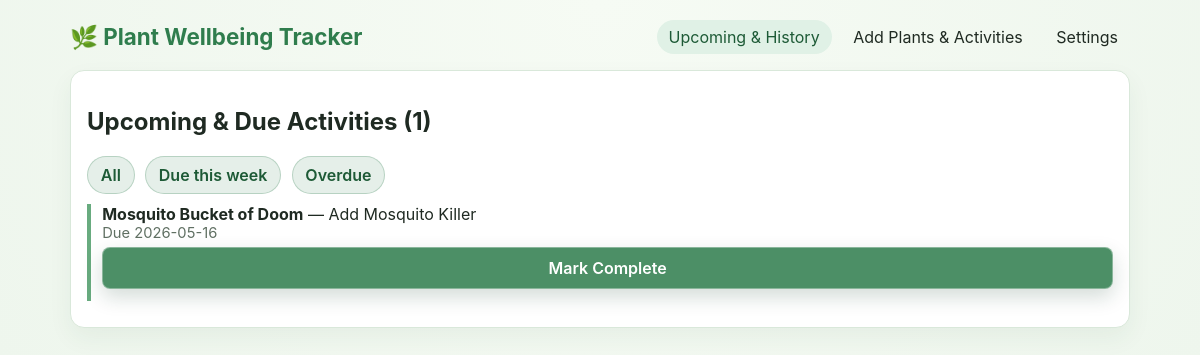
Screenshot of /upcoming with the database file from the repository.
### app.py (models this page shows)
class Task(db.Model):
    id = db.Column(db.Integer, primary_key=True)
    plant_id = db.Column(db.Integer, db.ForeignKey('plant.id'), nullable=False)
    activity = db.Column(db.String(120), nullable=False)
    due_date = db.Column(db.Date, nullable=False)
    completed_on = db.Column(db.Date, nullable=True)
    recurrence_days = db.Column(db.Integer, nullable=True)
    start_date = db.Column(db.Date, nullable=True)
    end_date = db.Column(db.Date, nullable=True)
    reminder_timing = db.Column(db.String(24), nullable=True, default='none')

class Plant(db.Model):
    id = db.Column(db.Integer, primary_key=True)
    name = db.Column(db.String(120), nullable=False)
    location = db.Column(db.String(120), nullable=True)
    notes = db.Column(db.Text, nullable=True)
    image_path = db.Column(db.String(255), nullable=True)
    archived_on = db.Column(db.Date, nullable=True)
    tasks = db.relationship('Task', backref='plant', cascade='all,delete-orphan', lazy=True)
    photos = db.relationship('PlantPhoto', backref='plant', cascade='all,delete-orphan', lazy=True)

### app.py (the view)
@app.route('/upcoming')
def upcoming_page():
    status_filter = request.args.get('status', '').strip()
    open_tasks_query = Task.query.filter(
        Task.plant.has(Plant.archived_on.is_(None)),
        Task.completed_on.is_(None),
        db.or_(Task.start_date.is_(None), Task.due_date >= Task.start_date),
        db.or_(Task.end_date.is_(None), Task.due_date <= Task.end_date),
    )
    today = date.today()
    if status_filter == 'due_week':
        open_tasks_query = open_tasks_query.filter(Task.due_date <= today + timedelta(days=7))
    elif status_filter == 'overdue':
        open_tasks_query = open_tasks_query.filter(Task.due_date < today)
    open_tasks = open_tasks_query.order_by(Task.due_date.asc()).all()
    plants = Plant.query.order_by(Plant.name.asc()).all()
    return render_template('upcoming.html', plants=plants, open_tasks=open_tasks, today=today, active_page='upcoming', status_filter=status_filter)

### app.py (called while the page is built)
def _initialize_database() -> None:
    global _schema_initialized
    if _schema_initialized:
        return
    with app.app_context():
        db.create_all()
        _ensure_schema_updates()
    _schema_initialized = True

@app.before_request
def _initialize_database_before_request():
    _initialize_database()

### templates/upcoming.html
{% extends 'base.html' %}
{% block content %}
<div class="card">
<h2>Upcoming & Due Activities ({{ open_tasks|length }})</h2>
<div class="button-row">
<a href="{{ url_for('upcoming_page') }}">All</a>
<a href="{{ url_for('upcoming_page', status='due_week') }}">Due this week</a>
<a href="{{ url_for('upcoming_page', status='overdue') }}">Overdue</a>
</div>
{% for task in open_tasks %}
<div class="task {{ 'overdue' if task.due_date <= today else '' }}"><strong>{{ task.plant.name }}</strong> — {{ task.activity }}<div class="small">Due {{ task.due_date.isoformat() }}</div><form method="post" action="{{ url_for('complete_task', task_id=task.id) }}"><button type="submit">Mark Complete</button></form></div>
{% else %}<p class="muted">No upcoming activities.</p>{% endfor %}
</div>
{% endblock %}

### templates/base.html (style rules this page uses)
:root { --bg: #eef6ed; --card: #ffffff; --accent: #2f7d4d; --accent-soft: #e0f1e6; --text: #1f2a22; --muted: #607063; --warn: #d04848; --warn-soft: #fdecec; --warn-border: #f8caca; --border: #d9e8da; }
* { box-sizing: border-box; }
body { font-family: "Inter", "Segoe UI", system-ui, sans-serif; margin: 0; background: radial-gradient(circle at top, #f6fbf4, var(--bg)); color: var(--text); }
.card { background: var(--card); border: 1px solid var(--border); border-radius: 14px; padding: 1rem; margin-bottom: 1rem; box-shadow: 0 10px 25px rgba(33, 83, 52, 0.06); }
input, textarea, select, button { width: 100%; padding: .6rem .7rem; margin-top: .35rem; margin-bottom: .8rem; border-radius: 8px; border: 1px solid #cad9cb; font: inherit; }
button { background: rgba(47, 125, 77, 0.86); color: white; border: 1px solid rgba(255,255,255,.35); font-weight: 600; cursor: pointer; backdrop-filter: blur(4px); -webkit-backdrop-filter: blur(4px); box-shadow: 0 8px 20px rgba(18, 63, 39, .18); transition: transform .14s ease, filter .14s ease, box-shadow .14s ease; }
.button-row { display: flex; gap: .65rem; flex-wrap: wrap; margin-top: .7rem; }
.task { border-left: 4px solid #68ab7f; padding-left: .7rem; margin: .6rem 0; }
.button-row a { text-decoration: none; padding: .5rem .8rem; border-radius: 999px; background: rgba(47, 125, 77, 0.12); color: #1d5a36; border: 1px solid rgba(47,125,77,.25); font-weight: 600; }
.small { color: var(--muted); font-size: .92rem; }

### rows the page displays
Task: plant.name "Mosquito Bucket of Doom", activity "Add Mosquito Killer", due_date "2026-05-16"

### other values shown
{{ open_tasks|length }} "1"
